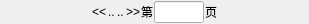
<?xml version="1.0" encoding="UTF-8"?>
<ui version="4.0">
 <class>PageWidget</class>
 <widget class="QWidget" name="PageWidget">
  <property name="geometry">
   <rect>
    <x>0</x>
    <y>0</y>
    <width>309</width>
    <height>24</height>
   </rect>
  </property>
  <property name="windowTitle">
   <string>Form</string>
  </property>
  <property name="styleSheet">
   <string notr="true">font: 10pt &quot;黑体&quot;;</string>
  </property>
  <layout class="QHBoxLayout" name="horizontalLayout">
   <property name="spacing">
    <number>1</number>
   </property>
   <property name="leftMargin">
    <number>0</number>
   </property>
   <property name="topMargin">
    <number>0</number>
   </property>
   <property name="rightMargin">
    <number>0</number>
   </property>
   <property name="bottomMargin">
    <number>0</number>
   </property>
   <item>
    <spacer name="horizontalSpacer_2">
     <property name="orientation">
      <enum>Qt::Horizontal</enum>
     </property>
     <property name="sizeHint" stdset="0">
      <size>
       <width>40</width>
       <height>20</height>
      </size>
     </property>
    </spacer>
   </item>
   <item>
    <widget class="QLabel" name="previousPageLabel">
     <property name="toolTip">
      <string>上一页</string>
     </property>
     <property name="styleSheet">
      <string notr="true"/>
     </property>
     <property name="text">
      <string>&lt;&lt;</string>
     </property>
    </widget>
   </item>
   <item>
    <widget class="QWidget" name="leftPagesWidget" native="true"/>
   </item>
   <item>
    <widget class="QLabel" name="leftSeparateLabel">
     <property name="toolTip">
      <string>下一页</string>
     </property>
     <property name="styleSheet">
      <string notr="true">font: 10pt &quot;黑体&quot;;</string>
     </property>
     <property name="text">
      <string>..</string>
     </property>
    </widget>
   </item>
   <item>
    <widget class="QWidget" name="centerPagesWidget" native="true"/>
   </item>
   <item>
    <widget class="QLabel" name="rightSeparateLabel">
     <property name="toolTip">
      <string>下一页</string>
     </property>
     <property name="text">
      <string>..</string>
     </property>
    </widget>
   </item>
   <item>
    <widget class="QWidget" name="rightPagesWidget" native="true"/>
   </item>
   <item>
    <widget class="QLabel" name="nextPageLabel">
     <property name="toolTip">
      <string>下一页</string>
     </property>
     <property name="text">
      <string>&gt;&gt;</string>
     </property>
    </widget>
   </item>
   <item>
    <widget class="QLabel" name="label">
     <property name="text">
      <string>第</string>
     </property>
    </widget>
   </item>
   <item>
    <widget class="QLineEdit" name="pageLineEdit">
     <property name="minimumSize">
      <size>
       <width>50</width>
       <height>0</height>
      </size>
     </property>
     <property name="maximumSize">
      <size>
       <width>50</width>
       <height>16777215</height>
      </size>
     </property>
     <property name="alignment">
      <set>Qt::AlignCenter</set>
     </property>
    </widget>
   </item>
   <item>
    <widget class="QLabel" name="label_2">
     <property name="text">
      <string>页</string>
     </property>
    </widget>
   </item>
   <item>
    <spacer name="horizontalSpacer">
     <property name="orientation">
      <enum>Qt::Horizontal</enum>
     </property>
     <property name="sizeHint" stdset="0">
      <size>
       <width>45</width>
       <height>20</height>
      </size>
     </property>
    </spacer>
   </item>
  </layout>
 </widget>
 <resources/>
 <connections/>
</ui>
